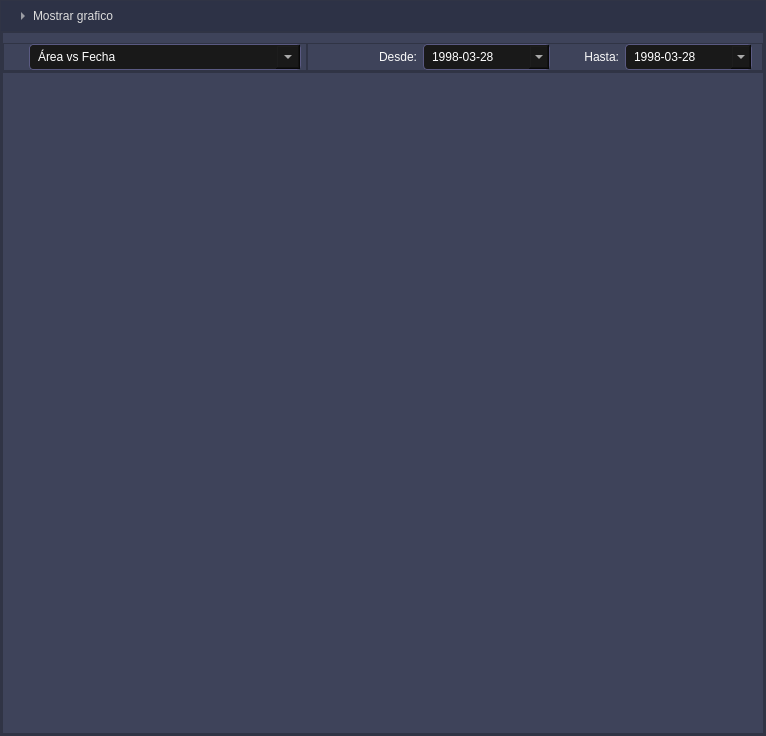
               <widget class="QFrame" name="frame_5">
                <property name="sizePolicy">
                 <sizepolicy hsizetype="Expanding" vsizetype="Expanding">
                  <horstretch>0</horstretch>
                  <verstretch>0</verstretch>
                 </sizepolicy>
                </property>
                <property name="styleSheet">
                 <string notr="true">QFrame{
    background-color: #3E435A;
}</string>
                </property>
                <property name="frameShape">
                 <enum>QFrame::StyledPanel</enum>
                </property>
                <property name="frameShadow">
                 <enum>QFrame::Raised</enum>
                </property>
                <layout class="QVBoxLayout" name="verticalLayout_5">
                 <property name="spacing">
                  <number>0</number>
                 </property>
                 <property name="leftMargin">
                  <number>0</number>
                 </property>
                 <property name="topMargin">
                  <number>0</number>
                 </property>
                 <property name="rightMargin">
                  <number>0</number>
                 </property>
                 <property name="bottomMargin">
                  <number>0</number>
                 </property>
                 <item>
                  <widget class="QToolButton" name="tbtn_Graficos">
                   <property name="sizePolicy">
                    <sizepolicy hsizetype="Expanding" vsizetype="Fixed">
                     <horstretch>0</horstretch>
                     <verstretch>0</verstretch>
                    </sizepolicy>
                   </property>
                   <property name="minimumSize">
                    <size>
                     <width>30</width>
                     <height>30</height>
                    </size>
                   </property>
                   <property name="maximumSize">
                    <size>
                     <width>16777215</width>
                     <height>30</height>
                    </size>
                   </property>
                   <property name="mouseTracking">
                    <bool>true</bool>
                   </property>
                   <property name="styleSheet">
                    <string notr="true">QToolButton {
    background-color: rgb(45, 50, 70);
    color: rgb(220, 220, 220);
    border: none;
    padding: 8px 12px;
    font: bold 13pt &quot;Arial&quot;;
}

QToolButton:hover {
    background-color: rgb(42, 42, 42);
}</string>
                   </property>
                   <property name="text">
                    <string>Mostrar grafico</string>
                   </property>
                   <property name="checkable">
                    <bool>true</bool>
                   </property>
                   <property name="checked">
                    <bool>true</bool>
                   </property>
                   <property name="toolButtonStyle">
                    <enum>Qt::ToolButtonTextBesideIcon</enum>
                   </property>
                   <property name="autoRaise">
                    <bool>true</bool>
                   </property>
                   <property name="arrowType">
                    <enum>Qt::RightArrow</enum>
                   </property>
                  </widget>
                 </item>
                 <item>
                  <widget class="QFrame" name="frm_Graficos">
                   <property name="sizePolicy">
                    <sizepolicy hsizetype="Expanding" vsizetype="Expanding">
                     <horstretch>0</horstretch>
                     <verstretch>0</verstretch>
                    </sizepolicy>
                   </property>
                   <property name="minimumSize">
                    <size>
                     <width>0</width>
                     <height>0</height>
                    </size>
                   </property>
                   <property name="styleSheet">
                    <string notr="true"/>
                   </property>
                   <property name="frameShape">
                    <enum>QFrame::StyledPanel</enum>
                   </property>
                   <property name="frameShadow">
                    <enum>QFrame::Raised</enum>
                   </property>
                   <layout class="QVBoxLayout" name="verticalLayout_7" stretch="1,4">
                    <property name="spacing">
                     <number>0</number>
                    </property>
                    <property name="leftMargin">
                     <number>0</number>
                    </property>
                    <property name="topMargin">
                     <number>0</number>
                    </property>
                    <property name="rightMargin">
                     <number>0</number>
                    </property>
                    <property name="bottomMargin">
                     <number>0</number>
                    </property>
                    <item>
                     <widget class="QFrame" name="frame_7">
                      <property name="sizePolicy">
                       <sizepolicy hsizetype="Expanding" vsizetype="Fixed">
                        <horstretch>0</horstretch>
                        <verstretch>0</verstretch>
                       </sizepolicy>
                      </property>
                      <property name="frameShape">
                       <enum>QFrame::StyledPanel</enum>
                      </property>
                      <property name="frameShadow">
                       <enum>QFrame::Raised</enum>
                      </property>
                      <layout class="QHBoxLayout" name="horizontalLayout_5" stretch="2,3">
                       <property name="spacing">
                        <number>0</number>
                       </property>
                       <property name="leftMargin">
                        <number>0</number>
                       </property>
                       <property name="topMargin">
                        <number>10</number>
                       </property>
                       <property name="rightMargin">
                        <number>0</number>
                       </property>
                       <property name="bottomMargin">
                        <number>0</number>
                       </property>
                       <item>
                        <widget class="QFrame" name="frame_23">
                         <property name="sizePolicy">
                          <sizepolicy hsizetype="Expanding" vsizetype="Fixed">
                           <horstretch>0</horstretch>
                           <verstretch>0</verstretch>
                          </sizepolicy>
                         </property>
                         <property name="frameShape">
                          <enum>QFrame::StyledPanel</enum>
                         </property>
                         <property name="frameShadow">
                          <enum>QFrame::Raised</enum>
                         </property>
                         <layout class="QVBoxLayout" name="verticalLayout_12">
                          <property name="spacing">
                           <number>0</number>
                          </property>
                          <property name="leftMargin">
                           <number>25</number>
                          </property>
                          <property name="topMargin">
                           <number>0</number>
                          </property>
                          <property name="rightMargin">
                           <number>5</number>
                          </property>
                          <property name="bottomMargin">
                           <number>0</number>
                          </property>
                          <item>
                           <widget class="QComboBox" name="Cbox_Graficos">
                            <property name="sizePolicy">
                             <sizepolicy hsizetype="Expanding" vsizetype="Fixed">
                              <horstretch>0</horstretch>
                              <verstretch>0</verstretch>
                             </sizepolicy>
                            </property>
                            <property name="styleSheet">
                             <string notr="true">QComboBox {
    font: 75 9pt &quot;Arial&quot;;
    background-color: rgb(25, 25, 25);
    color: rgb(255, 255, 255);
    border: 1px solid rgb(90, 90, 130);
    border-radius: 4px;
    padding: 4px 2px 4px 8px;  
}

QComboBox:hover {
    background-color:rgb(94, 94, 94);
}

QComboBox::drop-down {
    subcontrol-origin: padding;
    subcontrol-position: top right;
    width: 24px;
}


QComboBox QAbstractItemView {
    background-color: rgb(20, 20, 30);
    color: rgb(220, 220, 220);
    selection-background-color: rgb(20, 200, 220);
    selection-color: black;
}
</string>
                            </property>
                            <item>
                             <property name="text">
                              <string>Área vs Fecha</string>
                             </property>
                            </item>
                            <item>
                             <property name="text">
                              <string>ΔNDTI vs Fecha</string>
                             </property>
                            </item>
                            <item>
                             <property name="text">
                              <string>NDTI (Media y Mediana) vs Fecha</string>
                             </property>
                            </item>
                            <item>
                             <property name="text">
                              <string>ΔÁrea vs Fecha</string>
                             </property>
                            </item>
                            <item>
                             <property name="text">
                              <string>Área vs NDTI (Dispersión)</string>
                             </property>
                            </item>
                            <item>
                             <property name="text">
                              <string>Banda NDTI (P10-P90) vs Fecha</string>
                             </property>
                            </item>
                            <item>
                             <property name="text">
                              <string>Dispersión NDTI (P90-P10) vs Fecha</string>
                             </property>
                            </item>
                           </widget>
                          </item>
                         </layout>
                        </widget>
                       </item>
                       <item>
                        <widget class="QFrame" name="frame_24">
                         <property name="sizePolicy">
                          <sizepolicy hsizetype="Expanding" vsizetype="Fixed">
                           <horstretch>0</horstretch>
                           <verstretch>0</verstretch>
                          </sizepolicy>
                         </property>
                         <property name="frameShape">
                          <enum>QFrame::StyledPanel</enum>
                         </property>
                         <property name="frameShadow">
                          <enum>QFrame::Raised</enum>
                         </property>
                         <layout class="QHBoxLayout" name="horizontalLayout_7" stretch="2,4,2,4">
                          <property name="leftMargin">
                           <number>46</number>
                          </property>
                          <property name="topMargin">
                           <number>0</number>
                          </property>
                          <property name="rightMargin">
                           <number>10</number>
                          </property>
                          <property name="bottomMargin">
                           <number>0</number>
                          </property>
                          <item>
                           <widget class="QLabel" name="label_14">
                            <property name="sizePolicy">
                             <sizepolicy hsizetype="Expanding" vsizetype="Fixed">
                              <horstretch>0</horstretch>
                              <verstretch>0</verstretch>
                             </sizepolicy>
                            </property>
                            <property name="styleSheet">
                             <string notr="true">  font: 11pt &quot;Arial&quot;;
    color: rgb(250, 250, 250);
    background: transparent;
    border: none;</string>
                            </property>
                            <property name="text">
                             <string>Desde:</string>
                            </property>
                            <property name="alignment">
                             <set>Qt::AlignRight|Qt::AlignTrailing|Qt::AlignVCenter</set>
                            </property>
                           </widget>
                          </item>
                          <item>
                           <widget class="QComboBox" name="comboBox_3">
                            <property name="sizePolicy">
                             <sizepolicy hsizetype="Expanding" vsizetype="Fixed">
                              <horstretch>0</horstretch>
                              <verstretch>0</verstretch>
                             </sizepolicy>
                            </property>
                            <property name="maximumSize">
                             <size>
                              <width>16777215</width>
                              <height>16777215</height>
                             </size>
                            </property>
                            <property name="styleSheet">
                             <string notr="true">QComboBox {
    font: 75 8pt &quot;Arial&quot;;
    background-color: rgb(25, 25, 25);
    color: rgb(255, 255, 255);
    border: 1px solid rgb(90, 90, 130);
    border-radius: 4px;
    padding: 4px 20px 4px 8px;  
}

QComboBox:hover {
    background-color:rgb(94, 94, 94);
}

QComboBox::drop-down {
    subcontrol-origin: padding;
    subcontrol-position: top right;
    width: 20px;
}


QComboBox QAbstractItemView {
    background-color: rgb(20, 20, 30);
    color: rgb(220, 220, 220);
    selection-background-color: rgb(20, 200, 220);
    selection-color: black;
}
</string>
                            </property>
                            <item>
                             <property name="text">
                              <string>1998-03-28</string>
                             </property>
                            </item>
                           </widget>
                          </item>
                          <item>
                           <widget class="QLabel" name="label_15">
                            <property name="sizePolicy">
                             <sizepolicy hsizetype="Expanding" vsizetype="Fixed">
                              <horstretch>0</horstretch>
                              <verstretch>0</verstretch>
                             </sizepolicy>
                            </property>
                            <property name="styleSheet">
                             <string notr="true">  font: 11pt &quot;Arial&quot;;
    color: rgb(250, 250, 250);
    background: transparent;
    border: none;</string>
                            </property>
                            <property name="text">
                             <string>Hasta:</string>
                            </property>
                            <property name="alignment">
                             <set>Qt::AlignRight|Qt::AlignTrailing|Qt::AlignVCenter</set>
                            </property>
                           </widget>
                          </item>
                          <item>
                           <widget class="QComboBox" name="comboBox_4">
                            <property name="sizePolicy">
                             <sizepolicy hsizetype="Expanding" vsizetype="Fixed">
                              <horstretch>0</horstretch>
                              <verstretch>0</verstretch>
                             </sizepolicy>
                            </property>
                            <property name="maximumSize">
                             <size>
                              <width>16777215</width>
                              <height>16777215</height>
                             </size>
                            </property>
                            <property name="styleSheet">
                             <string notr="true">QComboBox {
    font: 75 8pt &quot;Arial&quot;;
    background-color: rgb(25, 25, 25);
    color: rgb(255, 255, 255);
    border: 1px solid rgb(90, 90, 130);
    border-radius: 4px;
    padding: 4px 20px 4px 8px;  
}

QComboBox:hover {
    background-color:rgb(94, 94, 94);
}

QComboBox::drop-down {
    subcontrol-origin: padding;
    subcontrol-position: top right;
    width: 20px;
}


QComboBox QAbstractItemView {
    background-color: rgb(20, 20, 30);
    color: rgb(220, 220, 220);
    selection-background-color: rgb(20, 200, 220);
    selection-color: black;
}
</string>
                            </property>
                            <item>
                             <property name="text">
                              <string>1998-03-28</string>
                             </property>
                            </item>
                           </widget>
                          </item>
                         </layout>
                        </widget>
                       </item>
                      </layout>
                     </widget>
                    </item>
                    <item>
                     <widget class="QFrame" name="frame_22">
                      <property name="sizePolicy">
                       <sizepolicy hsizetype="Expanding" vsizetype="Expanding">
                        <horstretch>0</horstretch>
                        <verstretch>0</verstretch>
                       </sizepolicy>
                      </property>
                      <property name="frameShape">
                       <enum>QFrame::StyledPanel</enum>
                      </property>
                      <property name="frameShadow">
                       <enum>QFrame::Raised</enum>
                      </property>
                      <layout class="QHBoxLayout" name="horizontalLayout_6">
                       <property name="spacing">
                        <number>0</number>
                       </property>
                       <property name="leftMargin">
                        <number>30</number>
                       </property>
                       <property name="topMargin">
                        <number>30</number>
                       </property>
                       <property name="rightMargin">
                        <number>30</number>
                       </property>
                       <property name="bottomMargin">
                        <number>30</number>
                       </property>
                       <item>
                        <widget class="QWidget" name="wdg_Graficos" native="true">
                         <property name="sizePolicy">
                          <sizepolicy hsizetype="Expanding" vsizetype="Expanding">
                           <horstretch>0</horstretch>
                           <verstretch>0</verstretch>
                          </sizepolicy>
                         </property>
                         <property name="minimumSize">
                          <size>
                           <width>700</width>
                           <height>600</height>
                          </size>
                         </property>
                         <property name="maximumSize">
                          <size>
                           <width>16777215</width>
                           <height>600</height>
                          </size>
                         </property>
                        </widget>
                       </item>
                      </layout>
                     </widget>
                    </item>
                   </layout>
                  </widget>
                 </item>
                </layout>
               </widget>
